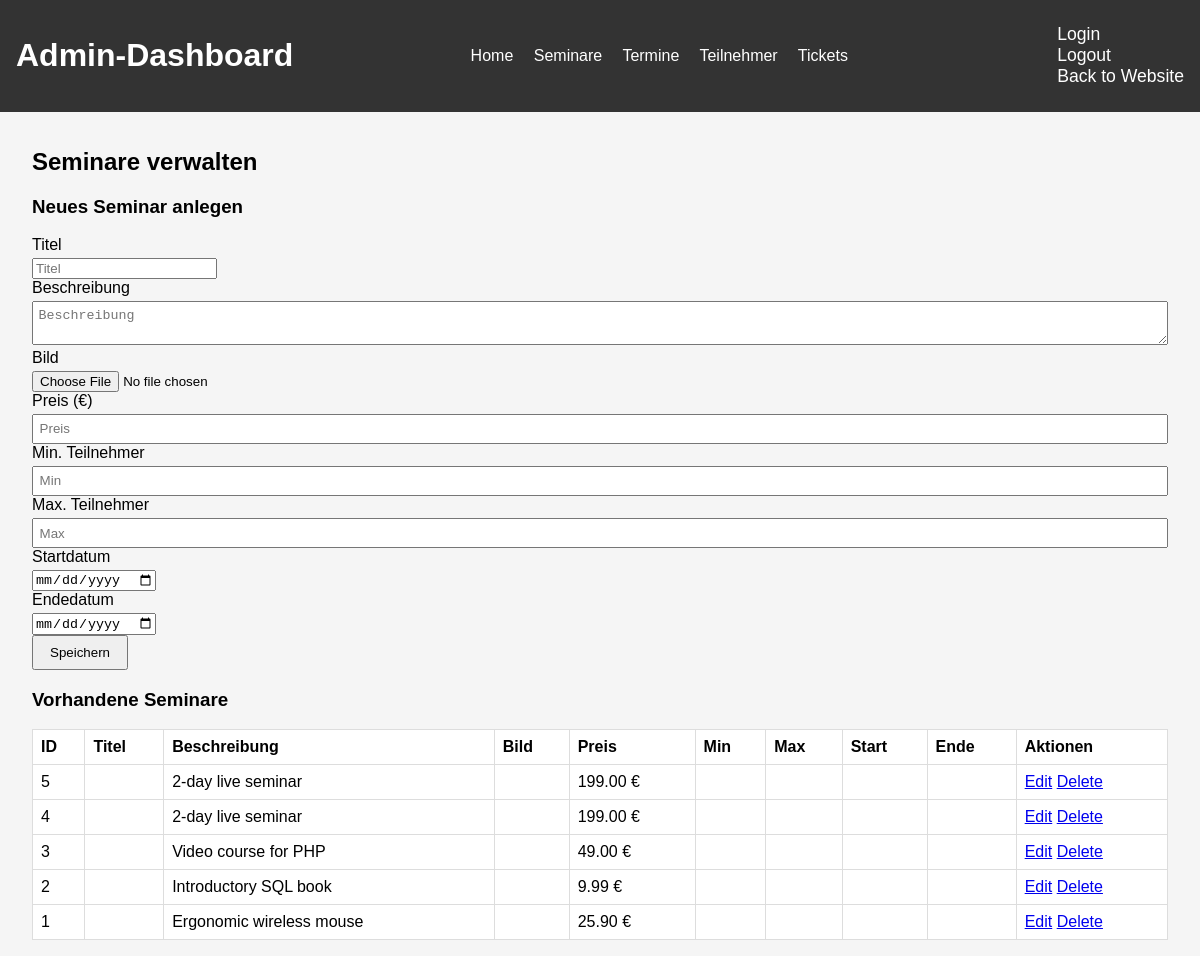
Page /Frontend/public/AdminDashboard/private/admin_dashboard.php?page=seminars (signed in) on the committed database.
### tables this page shows
CREATE TABLE products (
  id                INT UNSIGNED AUTO_INCREMENT PRIMARY KEY,
  title             VARCHAR(255) NOT NULL,
  description       TEXT,
  image_url         VARCHAR(500),
  price             DECIMAL(10,2) NOT NULL DEFAULT 0.00,
  status            ENUM('draft','active','inactive') NOT NULL DEFAULT 'draft',
  created_at        DATETIME NOT NULL DEFAULT CURRENT_TIMESTAMP,
  start_selling_date DATETIME NULL
);

### Frontend/public/AdminDashboard/private/seminars.php (the view, shortened to what this page needs)
<?php
function e($v)
{
    return htmlspecialchars((string) $v, ENT_QUOTES, 'UTF-8');
}
$editId = isset($_GET['edit_id']) ? (int) $_GET['edit_id'] : null;
$seminars = $pdo->query("SELECT * FROM products ORDER BY id DESC")->fetchAll(PDO::FETCH_ASSOC);
?>
<section>
    <h2>Seminare verwalten</h2>
    <h3>Neues Seminar anlegen</h3>
    <form method="post" enctype="multipart/form-data">
        <div>
            <label for="name">Titel</label>
            <input id="name" name="name" placeholder="Titel" required>
        </div>
        <div>
            <label for="description">Beschreibung</label>
            <textarea id="description" name="description" placeholder="Beschreibung"></textarea>
        </div>
        <div>
            <label for="image_file">Bild</label>
            <input type="file" id="image_file" name="image_file" accept="image/jpeg,image/png,image/webp,image/gif">
        </div>
        <div>
            <label for="price">Preis (€)</label>
            <input type="number" step="0.01" id="price" name="price" placeholder="Preis" required>
        </div>
        <div>
            <label for="min_capacity">Min. Teilnehmer</label>
            <input type="number" id="min_capacity" name="min_capacity" placeholder="Min">
        </div>
        <div>
            <label for="max_capacity">Max. Teilnehmer</label>
            <input type="number" id="max_capacity" name="max_capacity" placeholder="Max">
        </div>
        <div>
            <label for="start_date">Startdatum</label>
            <input type="date" id="start_date" name="start_date">
        </div>
        <div>
            <label for="end_date">Endedatum</label>
            <input type="date" id="end_date" name="end_date">
        </div>
        <div>
            <button name="create_seminar" type="submit">Speichern</button>
        </div>
    </form>
    <h3>Vorhandene Seminare</h3>
    <table border="1" cellpadding="6">
        <thead>
            <tr>
                <th>ID</th>
                <th>Titel</th>
                <th>Beschreibung</th>
                <th>Bild</th>
                <th>Preis</th>
                <th>Min</th>
                <th>Max</th>
                <th>Start</th>
                <th>Ende</th>
                <th>Aktionen</th>
            </tr>
        </thead>
        <tbody>
            <?php foreach ($seminars as $s): ?>
                <tr>
                    <form method="post" enctype="multipart/form-data">
                        <td><?= $s['id'] ?></td>
                        <td><?= $editId === (int) $s['id']
                            ? "<input name='name' value='" . e($s['product_name']) . "'>"
                            : e($s['product_name']) ?>
                        </td>
                        <td><?= $editId === (int) $s['id']
                            ? "<input name='description' value='" . e($s['description']) . "'>"
                            : e($s['description']) ?>
                        </td>
                        <td>
                        </td>
                        <td><?= $editId === (int) $s['id']
                            ? "<input name='price' value='" . e($s['price']) . "'>"
                            : e($s['price']) . ' €' ?>
                        </td>
                        <td><?= $editId === (int) $s['id'] ? "<input name='min_capacity' value='{$s['min_capacity']}'>" : e($s['min_capacity']) ?>
                        </td>
                        <td><?= $editId === (int) $s['id'] ? "<input name='max_capacity' value='{$s['max_capacity']}'>" : e($s['max_capacity']) ?>
                        </td>
                        <td><?= $editId === (int) $s['id'] ? "<input name='start_date' value='{$s['start_date']}'>" : e($s['start_date']) ?>
                        </td>
                        <td><?= $editId === (int) $s['id'] ? "<input name='end_date' value='{$s['end_date']}'>" : e($s['end_date']) ?>
                        </td>
                        <td>
                            <?php if ($editId === (int) $s['id']): ?>
                                <input type="hidden" name="id" value="<?= $s['id'] ?>">
                                <button name="seminar_save">Save</button>
                                <a href="admin_dashboard.php?page=seminars">Cancel</a>
                            <?php else: ?>
                                <a href="?page=seminars&edit_id=<?= $s['id'] ?>">Edit</a>
                                <a href="?page=seminars&delete_id=<?= $s['id'] ?>"
                                    onclick="return confirm('Löschen?')">Delete</a>
                            <?php endif; ?>
                        </td>
                    </form>
                </tr>
            <?php endforeach; ?>
        </tbody>
    </table>
</section>

### Frontend/public/AdminDashboard/private/admin_dashboard.php (shortened to what this page needs)
<?php
require_once '../../../../Backend/db_connection.php';
$page = $_GET['page'] ?? 'home';
?>
<!DOCTYPE html>
<html lang="de">
<head>
    <link rel="stylesheet" href="../assets/admin.css">
</head>
<body>
    <header class="admin-header">
        <div>
            <h1>Admin-Dashboard</h1>
        </div>
        <div>
            <nav class="admin-nav">
                <a href="admin_dashboard.php?page=home">Home</a>
                <a href="admin_dashboard.php?page=seminars">Seminare</a>
                <a href="admin_dashboard.php?page=dates">Termine</a>
                <a href="admin_dashboard.php?page=participants">Teilnehmer</a>
                <a href="admin_dashboard.php?page=tickets">Tickets</a>
            </nav>
        </div>
        <div>
            <nav class="right-menu">
                <a href="admin_dashboard.php?page=login">Login</a>
                <a href="admin_dashboard.php?page=logout">Logout</a>
                <a href="../../index.php">Back to Website</a>
            </nav>
        </div>
    </header>
    <main class="admin-main">
        <?php
        switch ($page) {
            case 'seminars':
                require __DIR__ . '/seminars.php';
                break;
                ?>
                <?php
        }
        ?>
    </main>
</body>
</html>

### Frontend/public/AdminDashboard/assets/admin.css (style rules this page uses)
body { font-family: Arial, sans-serif; margin: 0; background-color: #f5f5f5; }
.admin-header { display: flex; flex-direction: row; justify-content: space-between; align-items: center; background-color: #333; color: #fff; padding: 1rem; }
.admin-nav a { color: #fff; margin-right: 1rem; text-decoration: none; }
.right-menu { display: flex; flex-direction: column; justify-content: space-evenly; align-items: start; font-size: 1.1rem; }
.right-menu a { color: #fff; margin-left: 1rem; text-decoration: none; }
.admin-main { padding: 1rem 2rem; }
.admin-main table { width: 100%; border-collapse: collapse; margin-top: 1rem; background-color: #fff; }
.admin-main table th, .admin-main table td { border: 1px solid #ddd; padding: 0.5rem; text-align: left; }
form label { display: block; margin-bottom: 0.25rem; }
form input[type="text"], form input[type="number"], form input[type="datetime-local"], form textarea, form select { width: 100%; padding: 0.35rem; box-sizing: border-box; }
button { padding: 0.5rem 1rem; cursor: pointer; }

### rows in the picture
products: id "5", description "2-day live seminar", price "199.00"
products: id "4", description "2-day live seminar", price "199.00"
products: id "3", description "Video course for PHP", price "49.00"
products: id "2", description "Introductory SQL book", price "9.99"
products: id "1", description "Ergonomic wireless mouse", price "25.90"
